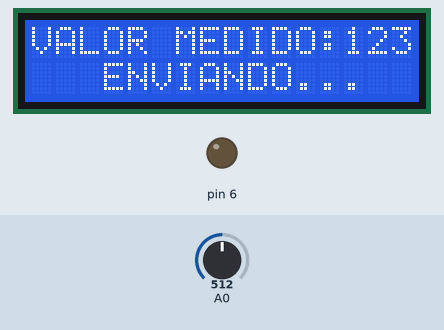
The sketch below on a simulated Arduino Uno, built with avr-gcc and run on an emulated ATmega328P. On the bench: 16×2 character LCD, output pins drawn as LEDs (lit = HIGH). The inputs (shaded band) are chosen by the test bench; at power-on: A0 = 512. What the sketch prints to the serial monitor is not drawn.

Above: at 7.9 s.
8.0 s: A0 set to 45
At 16.5 s:
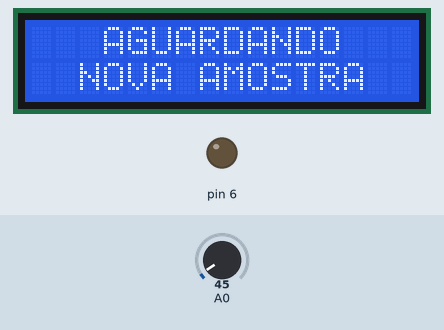
19.7 s: A0 set to 36
At 20.1 s:
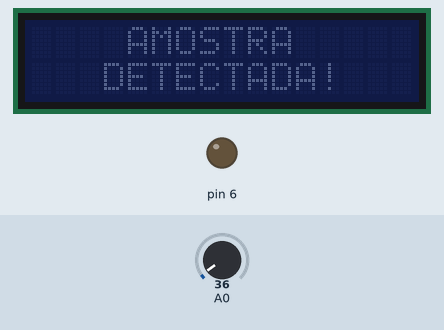
26.4 s: A0 set to 106
At 36.7 s:
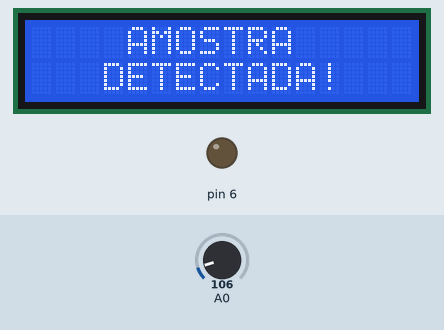
Timing chart, 0 to 38.2 s (numbered marks = the images above; inputs shaded):
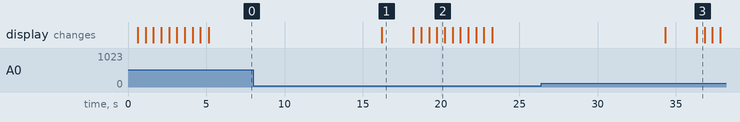

Measured:
- the behaviour switches between 41 and 40 on A0 (found by bisection; images 1 and 2)
- after the input at 26.4 s, the display: first differs from a run without the input after 9.9 s (image 3)
- what the display in image 1 shows lasts 2.0 s, from 16.2 s to 18.2 s
- what the display in image 2 shows lasts 0.5 s, from 19.7 s to 20.2 s

The sketch:

send_to_nodemcu.ino
```cpp
#include <LiquidCrystal_I2C.h>
#include <SoftwareSerial.h>
#include <Wire.h>

LiquidCrystal_I2C lcd(0x27,2,1,0,4,5,6,7,3, POSITIVE);

SoftwareSerial espSerial(9, 10);
int current = 0;
int integral = 1;
float threshold = 2.8;
String str;
int cont = 0;

void setup() {

  Serial.begin(115200);
  espSerial.begin(115200);
  pinMode(6, OUTPUT);

  lcd.begin (16,2);
  lcd.setBacklight(HIGH);
  lcd.setCursor(0,0);
  lcd.print("   AGUARDANDO");
  lcd.setCursor(0,1);
  lcd.print("    AMOSTRA.");

}

void bloodDetected(){
  lcd.clear();
  lcd.setCursor(0,0);
  lcd.print("    AMOSTRA");
  lcd.setCursor(0,1);
  lcd.print("   DETECTADA!");

  for (int i = 0; i <= 4; i++) {
    lcd.setBacklight(HIGH);
    delay(500);
    lcd.setBacklight(LOW);
    delay(500);
  }
    lcd.setBacklight(HIGH);
}

String leStringSerial(){
  String conteudo = "";
  char caractere;

  // Enquanto receber algo pela serial
  while(Serial.available() > 0) {
    // Lê byte da serial
    caractere = Serial.read();
    // Ignora caractere de quebra de linha
    if (caractere != '\n'){
      // Concatena valores
      conteudo.concat(caractere);
    }
    // Aguarda buffer serial ler próximo caractere
    delay(10);
  }

  Serial.print("Recebi: ");
  Serial.println(conteudo);

  return conteudo;
}

void loop() {

  int current_voltage = 0;
  String recebido;

//Lê valor do Sangue
    Serial.print("Measured value: ");
    Serial.println(analogRead(0));
    current_voltage = analogRead(0) * 494.45 * (5.0 / 1023.0);

//Lê valor Serial
//    if (Serial.available() > 0){
//      // Lê toda string recebida
//      recebido = leStringSerial();
//      current_voltage = recebido.toInt();
//    }

  if(current_voltage > 96) {
    bloodDetected();
    str = String(current_voltage);
    Serial.println("Sending value to Node...");

      lcd.setCursor(0,0);
      lcd.print("VALOR MEDIDO:");
      lcd.setCursor(13,0);
      lcd.print(str);
      lcd.setCursor(0,1);
      lcd.print("   ENVIANDO...   ");

    for (int i = 0; i <= 10; i++) {
        espSerial.println(str);
        Serial.print("Sending measured value: ");
        Serial.println(str);
        delay(1000);
    }
      current_voltage = 0;
      lcd.clear();
      lcd.setCursor(0,0);
      lcd.print("   AGUARDANDO");
      lcd.setCursor(0,1);
      lcd.print("  NOVA AMOSTRA");
      delay(2000);

  }
}
```
